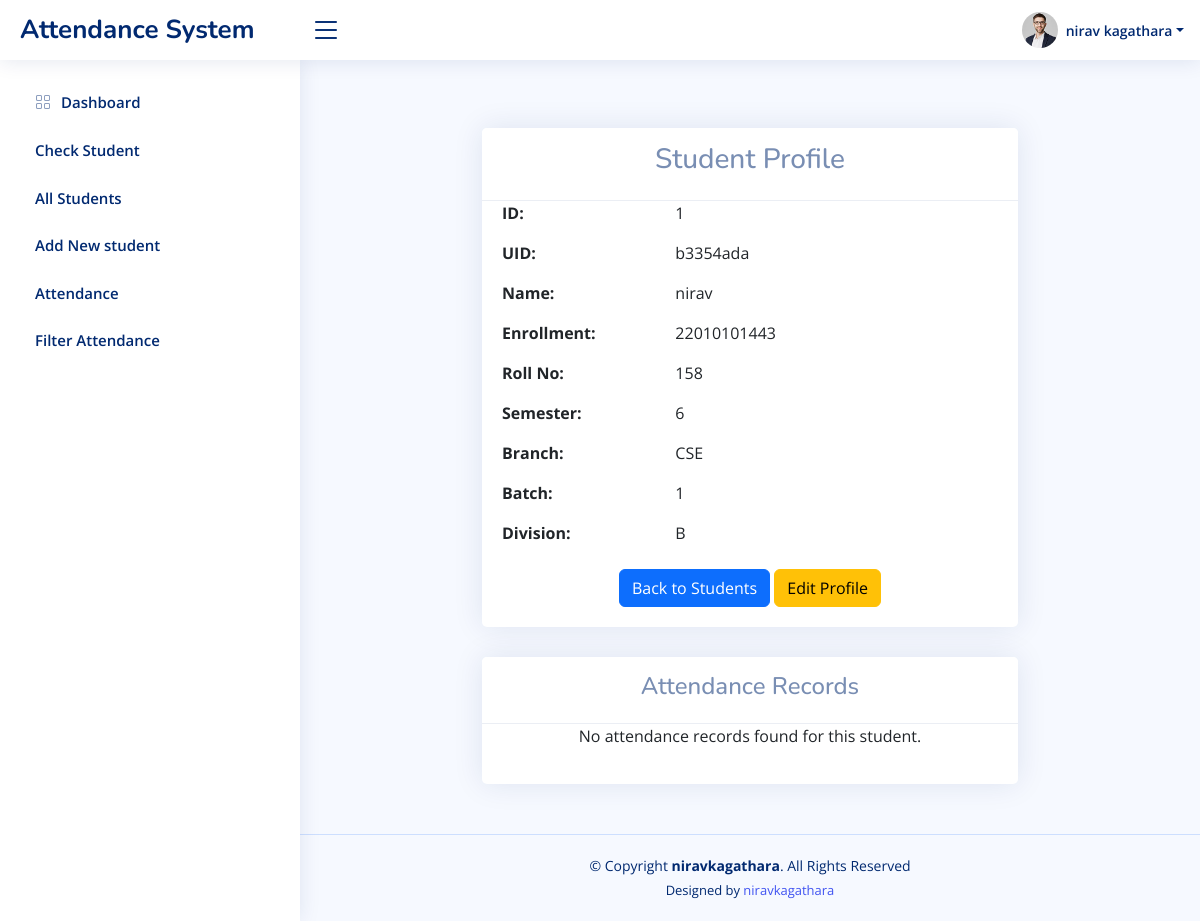
The page /admin/profile.php?id=1 (signed in) on the database its author committed.
### tables this page shows
CREATE TABLE IF NOT EXISTS `admin_table` (
  `admin_id` int NOT NULL,
  `admin_email_address` varchar(200) NOT NULL,
  `admin_password` varchar(100) NOT NULL,
  `admin_name` varchar(200) NOT NULL,
  `collage_name` varchar(200) NOT NULL,
  `collage_address` mediumtext NOT NULL,
  `Collage_contact_no` varchar(30) NOT NULL,
  `collage_logo` varchar(200) NOT NULL,
  PRIMARY KEY (`admin_id`)
);

CREATE TABLE IF NOT EXISTS `students` (
  `id` int NOT NULL AUTO_INCREMENT,
  `uid` varchar(50) NOT NULL,
  `name` varchar(50) NOT NULL,
  `enrollment` text NOT NULL,
  `rollno` int NOT NULL,
  `semester` int NOT NULL,
  `branch` varchar(50) NOT NULL,
  `batch` varchar(50) NOT NULL,
  `division` varchar(50) NOT NULL,
  `created_at` timestamp NOT NULL DEFAULT CURRENT_TIMESTAMP ON UPDATE CURRENT_TIMESTAMP,
  `is_active` tinyint(1) DEFAULT '1',
  PRIMARY KEY (`id`),
  UNIQUE KEY `uid` (`uid`)
);

### classes/Dbconfig.php (called while the page is built, shortened)
<?php
class Dbconfig {
    private $server='localhost';
    private $username='root';
    private $password='';
    private $database='rfid';
     function __construct(){
        try{
           $this->con = new mysqli($this->server,$this->username,$this->password,$this->database);
        }catch(Exception $e){
            echo "Connection failed:" . $e->getMessage();
        }
    }
}
?>

### classes/Admin.php (called while the page is built, shortened)
<?php
include_once 'Dbconfig.php';
class Admin extends Dbconfig
{
function getById($id)
  {
    $sql = "SELECT * FROM admin_table WHERE admin_id=?;";
    $stGetByIdStu = mysqli_prepare($this->con, $sql);
    mysqli_stmt_bind_param($stGetByIdStu, 'i', $id);
    mysqli_stmt_execute($stGetByIdStu);
    $res = mysqli_stmt_get_result($stGetByIdStu);
    $resArray = mysqli_fetch_assoc($res);
    return $resArray;
  }
}
?>

### classes/Student.php (called while the page is built, shortened)
<?php
include_once 'Dbconfig.php';
class Student extends Dbconfig{
  function getById($id){
    $sql = "SELECT * FROM students WHERE id=$id;";
    $result=mysqli_query($this->con,$sql);
    $resArray=mysqli_fetch_assoc($result);
    return $resArray;
  }
}
?>

### admin/profile.php (the view, shortened to what this page needs)
<?php
include_once '../classes/Student.php';
$student = new Student();
$studentData = $student->getById($_GET['id']);
?>
<!DOCTYPE html>
<html lang="en">
<head>
    <link href="https://cdn.jsdelivr.net/npm/bootstrap@5.3.0/dist/css/bootstrap.min.css" rel="stylesheet">
    <link href="assets/vendor/bootstrap/css/bootstrap.min.css" rel="stylesheet">
    <link href="assets/vendor/bootstrap-icons/bootstrap-icons.css" rel="stylesheet">
    <link href="assets/vendor/boxicons/css/boxicons.min.css" rel="stylesheet">
    <link href="assets/vendor/quill/quill.snow.css" rel="stylesheet">
    <link href="assets/vendor/quill/quill.bubble.css" rel="stylesheet">
    <link href="assets/vendor/remixicon/remixicon.css" rel="stylesheet">
    <link href="assets/vendor/simple-datatables/style.css" rel="stylesheet">
    <link href="assets/css/style.css" rel="stylesheet">
</head>
<body> <?php require_once 'header.php'; ?>
    <?php require_once 'sidebar.php'; ?>
    <main id="main" class="main">
    <div class="container mt-5">
        <div class="row">
            <div class="col-md-8 mx-auto">
                <div class="card">
                    <div class="card-header">
                        <h3 class="text-center">Student Profile</h3>
                    </div>
                    <div class="card-body">
                        <div class="row mb-3">
                            <div class="col-md-4 fw-bold">ID:</div>
                            <div class="col-md-8"><?php echo $studentData['id']; ?></div>
                        </div>
                        <div class="row mb-3">
                            <div class="col-md-4 fw-bold">UID:</div>
                            <div class="col-md-8"><?php echo $studentData['uid']; ?></div>
                        </div>
                        <div class="row mb-3">
                            <div class="col-md-4 fw-bold">Name:</div>
                            <div class="col-md-8"><?php echo $studentData['name']; ?></div>
                        </div>
                        <div class="row mb-3">
                            <div class="col-md-4 fw-bold">Enrollment:</div>
                            <div class="col-md-8"><?php echo $studentData['enrollment']; ?></div>
                        </div>
                        <div class="row mb-3">
                            <div class="col-md-4 fw-bold">Roll No:</div>
                            <div class="col-md-8"><?php echo $studentData['rollno']; ?></div>
                        </div>
                        <div class="row mb-3">
                            <div class="col-md-4 fw-bold">Semester:</div>
                            <div class="col-md-8"><?php echo $studentData['semester']; ?></div>
                        </div>
                        <div class="row mb-3">
                            <div class="col-md-4 fw-bold">Branch:</div>
                            <div class="col-md-8"><?php echo $studentData['branch']; ?></div>
                        </div>
                        <div class="row mb-3">
                            <div class="col-md-4 fw-bold">Batch:</div>
                            <div class="col-md-8"><?php echo $studentData['batch']; ?></div>
                        </div>
                        <div class="row mb-3">
                            <div class="col-md-4 fw-bold">Division:</div>
                            <div class="col-md-8"><?php echo $studentData['division']; ?></div>
                        </div>
                        <div class="text-center mt-4">
                            <a href="students.php" class="btn btn-primary">Back to Students</a>
                            <a href="edit_student_crud.php?id=<?php echo $studentData['id']; ?>" class="btn btn-warning">Edit Profile</a>
                        </div>
                    </div>
                </div>
                <div class="card mt-4">
                    <div class="card-header">
                        <h4 class="text-center">Attendance Records</h4>
                    </div>
                    <div class="card-body">
                        <?php
                        $attendance = new Attendance();
                        $attendanceRecords = $attendance->getByStudentId($studentData['id']);
                        if (!empty($attendanceRecords)) {
                        ?>
                        <div class="table-responsive">
                            <table class="table table-bordered">
                                <thead>
                                    <tr>
                                        <th>ID</th>
                                        <th>Status</th>
                                        <th>Date</th>
                                        <th>Time</th>
                                        <th>Created At</th>
                                    </tr>
                                </thead>
                                <tbody>
                                    <?php foreach ($attendanceRecords as $record): ?>
                                    <tr>
                                        <td><?php echo $record['id']; ?></td>
                                        <td><?php echo $record['status']; ?></td>
                                        <td><?php echo $record['Date'] != '0000-00-00' ? $record['Date'] : 'N/A'; ?></td>
                                        <td><?php echo $record['time'] != '00:00:00' ? $record['time'] : 'N/A'; ?></td>
                                        <td><?php echo $record['created_at']; ?></td>
                                    </tr>
                                    <?php endforeach; ?>
                                </tbody>
                            </table>
                        </div>
                        <?php } else { ?>
                            <p class="text-center">No attendance records found for this student.</p>
                        <?php } ?>
                    </div>
                </div>
            </div>
        </div>
    </div>
    </main>
    <?php require_once 'footer.php'; ?>
</body>
</html>

### admin/header.php (shortened to what this page needs)
<?php
include_once '../classes/Admin.php';
$a=new Admin();
if(isset($_SESSION['admin_id'])){
 $adminid=$a->getbyid($_SESSION['admin_id']);
}
?>
<header id="header" class="header fixed-top d-flex align-items-center">
    <div class="d-flex align-items-center justify-content-between">
      <a href="index.php" class="logo d-flex align-items-center">
        <span class="d-none d-lg-block">Attendance System</span>
      </a>
      <i class="bi bi-list toggle-sidebar-btn"></i>
    </div>
    <nav class="header-nav ms-auto">
      <ul class="d-flex align-items-center">
        <li class="nav-item dropdown pe-3">
          <a class="nav-link nav-profile d-flex align-items-center pe-0" href="#" data-bs-toggle="dropdown">
            <img src="assets/img/<?php echo $adminid['collage_logo']; ?>" alt="Profile" class="rounded-circle">
            <span class="d-none d-md-block dropdown-toggle ps-2"><?php echo $adminid['admin_name']; ?></span>
          </a>
        </li>
      </ul>
    </nav>
  </header>

### admin/assets/css/style.css (style rules this page uses)
:root { scroll-behavior: smooth; }
body { font-family: "Open Sans", sans-serif; background: #f6f9ff; color: #444444; }
a { color: #4154f1; text-decoration: none; }
h1, h2, h3, h4, h5, h6 { font-family: "Nunito", sans-serif; }
#main { margin-top: 60px; padding: 20px 30px; transition: all 0.3s; }
.card { margin-bottom: 30px; border: none; border-radius: 5px; box-shadow: 0px 0 30px rgba(1, 41, 112, 0.1); }
.card-header, .card-footer { border-color: #ebeef4; background-color: #fff; color: #798eb3; padding: 15px; }
.card-body { padding: 0 20px 20px 20px; }
.logo { line-height: 1; }
@media (min-width: 1200px) { .logo { width: 280px; } }
.logo span { font-size: 26px; font-weight: 700; color: #012970; font-family: "Nunito", sans-serif; }
.header { transition: all 0.5s; z-index: 997; height: 60px; box-shadow: 0px 2px 20px rgba(1, 41, 112, 0.1); background-color: #fff; padding-left: 20px; }
.header .toggle-sidebar-btn { font-size: 32px; padding-left: 10px; cursor: pointer; color: #012970; }
.header-nav ul { list-style: none; }
.header-nav>ul { margin: 0; padding: 0; }
.header-nav .nav-profile { color: #012970; }
.header-nav .nav-profile img { max-height: 36px; }
.header-nav .nav-profile span { font-size: 14px; font-weight: 600; }
@media (min-width: 1200px) { #main, #footer { margin-left: 300px; } }

### rows shown on the page
admin_table: collage_logo (picture), admin_name "nirav kagathara"
students: id "1", uid "b3354ada", name "nirav", enrollment "22010101443", rollno "158", semester "6", branch "CSE", batch "1", division "B"
